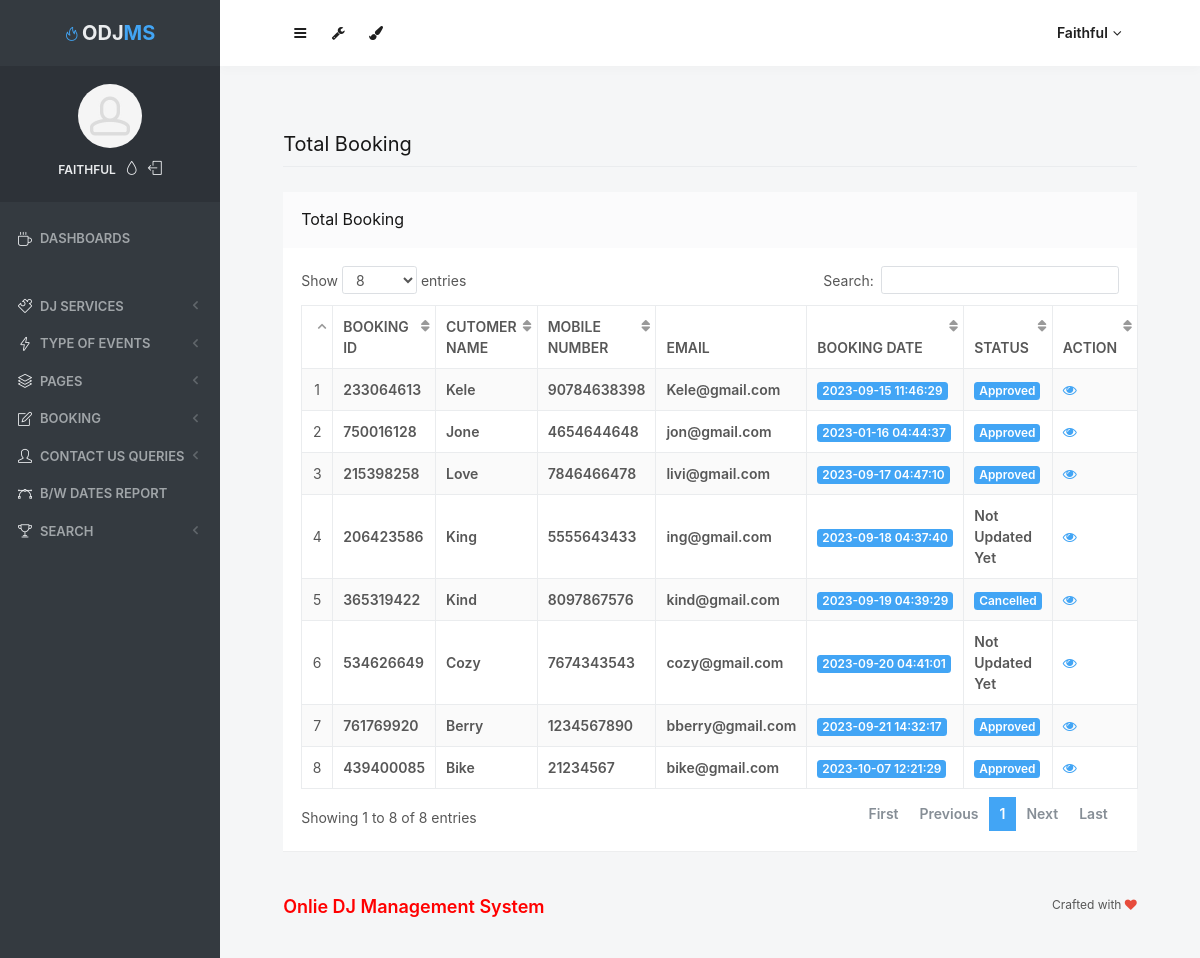
/odms/admin/all-booking.php (signed in), run on the app's committed database.
### tables this page shows
CREATE TABLE `tblbooking` (
  `ID` int(10) NOT NULL,
  `BookingID` int(10) DEFAULT NULL,
  `ServiceID` int(10) DEFAULT NULL,
  `Name` varchar(200) DEFAULT NULL,
  `MobileNumber` bigint(10) DEFAULT NULL,
  `Email` varchar(200) DEFAULT NULL,
  `EventDate` varchar(200) DEFAULT NULL,
  `EventStartingtime` varchar(200) DEFAULT NULL,
  `EventEndingtime` varchar(200) DEFAULT NULL,
  `VenueAddress` mediumtext DEFAULT NULL,
  `EventType` varchar(200) DEFAULT NULL,
  `AdditionalInformation` mediumtext DEFAULT NULL,
  `BookingDate` timestamp NULL DEFAULT current_timestamp(),
  `Remark` varchar(200) DEFAULT NULL,
  `Status` varchar(200) DEFAULT NULL,
  `UpdationDate` timestamp NULL DEFAULT NULL ON UPDATE current_timestamp()
);

### odms/admin/all-booking.php (the view, shortened to what this page needs)
<?php
include('includes/dbconnection.php');
if (strlen($_SESSION['odmsaid']==0)) {
  header('location:logout.php');
  } else{
  ?>
<!doctype html>
<html lang="en" class="no-focus">
    <head>
        <link rel="stylesheet" href="assets/js/plugins/datatables/dataTables.bootstrap4.min.css">
        <link rel="stylesheet" id="css-main" href="assets/css/codebase.min.css">
    </head>
    <body>
        <div id="page-container" class="sidebar-o sidebar-inverse side-scroll page-header-fixed main-content-narrow">
           <?php include_once('includes/sidebar.php');?>
          <?php include_once('includes/header.php');?>
            <main id="main-container">
                <div class="content">
                    <h2 class="content-heading">Total Booking</h2>
                    <div class="block">
                        <div class="block-header block-header-default">
                            <h3 class="block-title">Total Booking</h3>
                        </div>
                        <div class="block-content block-content-full">
                            <table class="table table-bordered table-striped table-vcenter js-dataTable-full-pagination">
                                <thead>
                                    <tr>
                                        <th class="text-center"></th>
                                        <th>Booking ID</th>
                                        <th class="d-none d-sm-table-cell">Cutomer Name</th>
                                        <th class="d-none d-sm-table-cell">Mobile Number</th>
                                        <th class="d-none d-sm-table-cell">Email</th>
                                        <th class="d-none d-sm-table-cell">Booking Date</th>
                                        <th class="d-none d-sm-table-cell">Status</th>
                                        <th class="d-none d-sm-table-cell" style="width: 15%;">Action</th>
                                       </tr>
                                </thead>
                                <tbody>
                                    <?php
$sql="SELECT * from tblbooking";
$query = $dbh -> prepare($sql);
$query->execute();
$results=$query->fetchAll(PDO::FETCH_OBJ);
$cnt=1;
if($query->rowCount() > 0)
{
foreach($results as $row)
{               ?>
                                    <tr>
                                        <td class="text-center"><?php echo htmlentities($cnt);?></td>
                                        <td class="font-w600"><?php  echo htmlentities($row->BookingID);?></td>
                                        <td class="font-w600"><?php  echo htmlentities($row->Name);?></td>
                                        <td class="font-w600"><?php  echo htmlentities($row->MobileNumber);?></td>
                                        <td class="font-w600"><?php  echo htmlentities($row->Email);?></td>
                                        <td class="font-w600">
                                            <span class="badge badge-primary"><?php  echo htmlentities($row->BookingDate);?></span>
                                        </td>
                                        <?php if($row->Status==""){ ?>
                     <td class="font-w600"><?php echo "Not Updated Yet"; ?></td>
<?php } else { ?>
                                        <td class="d-none d-sm-table-cell">
                                            <span class="badge badge-primary"><?php  echo htmlentities($row->Status);?></span>
                                        </td>
<?php } ?>
                                         <td class="d-none d-sm-table-cell"><a href="view-booking-detail.php?editid=<?php echo htmlentities ($row->ID);?>&&bookingid=<?php echo htmlentities ($row->BookingID);?>"><i class="fa fa-eye" aria-hidden="true"></i></a></td>
                                    </tr>
                                    <?php $cnt=$cnt+1;}} ?>
                                </tbody>
                            </table>
                        </div>
                    </div>
                </div>
            </main>
           <?php include_once('includes/footer.php');?>
        </div>
    </body>
</html>
<?php }  ?>

### odms/admin/includes/sidebar.php (shortened to what this page needs)
     <?php
include('includes/dbconnection.php');
if (strlen($_SESSION['odmsaid']==0)) {
  header('location:logout.php');
  } else{
  ?>
   <nav id="sidebar">
                <div id="sidebar-scroll">
                    <div class="sidebar-content">
                        <div class="content-header content-header-fullrow px-15">
                            <div class="content-header-section text-center align-parent sidebar-mini-hidden">
                                <div class="content-header-item">
                                    <a class="link-effect font-w700" href="dashboard.php">
                                        <i class="si si-fire text-primary"></i>
                                        <span class="font-size-xl text-dual-primary-dark">ODJ</span><span class="font-size-xl text-primary">MS</span>
                                    </a>
                                </div>
                            </div>
                        </div>
                        <div class="content-side content-side-full content-side-user px-10 align-parent">
                            <div class="sidebar-mini-hidden-b text-center">
                                <a class="img-link" href="be_pages_generic_profile.html">
                                    <img class="img-avatar" src="assets/img/avatars/avatar15.jpg" alt="">
                                </a>
                                <ul class="list-inline mt-10">
                                    <?php
$aid=$_SESSION['odmsaid'];
$sql="SELECT AdminName from  tbladmin where ID=:aid";
$query = $dbh -> prepare($sql);
$query->bindParam(':aid',$aid,PDO::PARAM_STR);
$query->execute();
$results=$query->fetchAll(PDO::FETCH_OBJ);
$cnt=1;
if($query->rowCount() > 0)
{
foreach($results as $row)
{               ?>
                                    <li class="list-inline-item">
                                        <a class="link-effect text-dual-primary-dark font-size-xs font-w600 text-uppercase" href="admin-profile.php"><?php  echo $row->AdminName;?></a>
                                    </li><?php $cnt=$cnt+1;}} ?>
                                    <li class="list-inline-item">
                                        <a class="link-effect text-dual-primary-dark" data-toggle="layout" data-action="sidebar_style_inverse_toggle" href="admin-profile.php">
                                            <i class="si si-drop"></i>
                                        </a>
                                    </li>
                                    <li class="list-inline-item">
                                        <a class="link-effect text-dual-primary-dark" href="logout.php">
                                            <i class="si si-logout"></i>
                                        </a>
                                    </li>
                                </ul>
                            </div>
                        </div>
                        <div class="content-side content-side-full">
                            <ul class="nav-main">
                                <li class="open">
                                    <a href="dashboard.php"><i class="si si-cup"></i><span class="sidebar-mini-hide">Dashboards</span></a>
                                </li>
                                <li class="nav-main-heading"><span class="sidebar-mini-visible">UI</span><span class="sidebar-mini-hidden"></span></li>
                                <li>
                                    <a class="nav-submenu" data-toggle="nav-submenu"><i class="si si-puzzle"></i><span class="sidebar-mini-hide"></span>DJ Services</a>
                                </li>
                                <li>
                                    <a class="nav-submenu" data-toggle="nav-submenu" href="#"><i class="si si-energy"></i><span class="sidebar-mini-hide">Type of Events</span></a>
                                </li>
                                <li>
                                    <a class="nav-submenu" data-toggle="nav-submenu" href="#"><i class="si si-layers"></i><span class="sidebar-mini-hide">Pages</span></a>
                                </li>
                                <li>
                                    <a class="nav-submenu" data-toggle="nav-submenu" href="#"><i class="si si-note"></i><span class="sidebar-mini-hide">Booking</span></a>
                                </li>
                                <li>
                                    <a class="nav-submenu" data-toggle="nav-submenu" href="#"><i class="si si-user"></i><span class="sidebar-mini-hide">Contact Us Queries</span></a>
                                </li>
                                <li>
                                    <a  href="between-dates-report.php"><i class="si si-vector"></i><span class="sidebar-mini-hide">B/w Dates Report</span></a>
                                </li>
                                <li>
                                    <a class="nav-submenu" data-toggle="nav-submenu" href="#"><i class="si si-trophy"></i><span class="sidebar-mini-hide">Search</span></a>
                                </li>
                            </ul>
                        </div>
                    </div>
                </div>
            </nav>
           <?php }  ?>

### odms/admin/includes/header.php (shortened to what this page needs)
   <?php
include('includes/dbconnection.php');
if (strlen($_SESSION['odmsaid']==0)) {
  header('location:logout.php');
  } else{
  ?>
            <header id="page-header">
                <div class="content-header">
                    <div class="content-header-section">
                        <button type="button" class="btn btn-circle btn-dual-secondary" data-toggle="layout" data-action="sidebar_toggle">
                            <i class="fa fa-navicon"></i>
                        </button>
                        <div class="btn-group" role="group">
                            <button type="button" class="btn btn-circle btn-dual-secondary" id="page-header-options-dropdown" data-toggle="dropdown" aria-haspopup="true" aria-expanded="false">
                                <i class="fa fa-wrench"></i>
                            </button>
                        </div>
                        <div class="btn-group" role="group">
                            <button type="button" class="btn btn-circle btn-dual-secondary" id="page-header-themes-dropdown" data-toggle="dropdown" aria-haspopup="true" aria-expanded="false">
                                <i class="fa fa-paint-brush"></i>
                            </button>
                        </div>
                    </div>
                    <div class="content-header-section">
                        <div class="btn-group" role="group">
                            <?php
$aid=$_SESSION['odmsaid'];
$sql="SELECT AdminName from  tbladmin where ID=:aid";
$query = $dbh -> prepare($sql);
$query->bindParam(':aid',$aid,PDO::PARAM_STR);
$query->execute();
$results=$query->fetchAll(PDO::FETCH_OBJ);
$cnt=1;
if($query->rowCount() > 0)
{
foreach($results as $row)
{               ?>
                            <button type="button" class="btn btn-rounded btn-dual-secondary" id="page-header-user-dropdown" data-toggle="dropdown" aria-haspopup="true" aria-expanded="false">
                                <?php  echo $row->AdminName;?><i class="fa fa-angle-down ml-5"></i>
                            </button>
                            <?php $cnt=$cnt+1;}} ?>
                        </div>
                    </div>
                </div>
            </header>
            <?php }  ?>

### data on the page
tblbooking: BookingID "233064613", Name "Kele", MobileNumber "90784638398", Email "Kele@gmail.com", BookingDate "2023-09-15 11:46:29", Status "Approved"
tblbooking: BookingID "750016128", Name "Jone", MobileNumber "4654644648", Email "jon@gmail.com", BookingDate "2023-01-16 04:44:37", Status "Approved"
tblbooking: BookingID "215398258", Name "Love", MobileNumber "7846466478", Email "livi@gmail.com", BookingDate "2023-09-17 04:47:10", Status "Approved"
tblbooking: BookingID "206423586", Name "King", MobileNumber "5555643433", Email "ing@gmail.com", BookingDate "2023-09-18 04:37:40", shows "Not Updated Yet"
tblbooking: BookingID "365319422", Name "Kind", MobileNumber "8097867576", Email "kind@gmail.com", BookingDate "2023-09-19 04:39:29", Status "Cancelled"
tblbooking: BookingID "534626649", Name "Cozy", MobileNumber "7674343543", Email "cozy@gmail.com", BookingDate "2023-09-20 04:41:01", shows "Not Updated Yet"
tblbooking: BookingID "761769920", Name "Berry", MobileNumber "1234567890", Email "bberry@gmail.com", BookingDate "2023-09-21 14:32:17", Status "Approved"
tblbooking: BookingID "439400085", Name "Bike", MobileNumber "21234567", Email "bike@gmail.com", BookingDate "2023-10-07 12:21:29", Status "Approved"

### other printed values
$row->AdminName "FAITHFUL"
$row->AdminName "Faithful"
